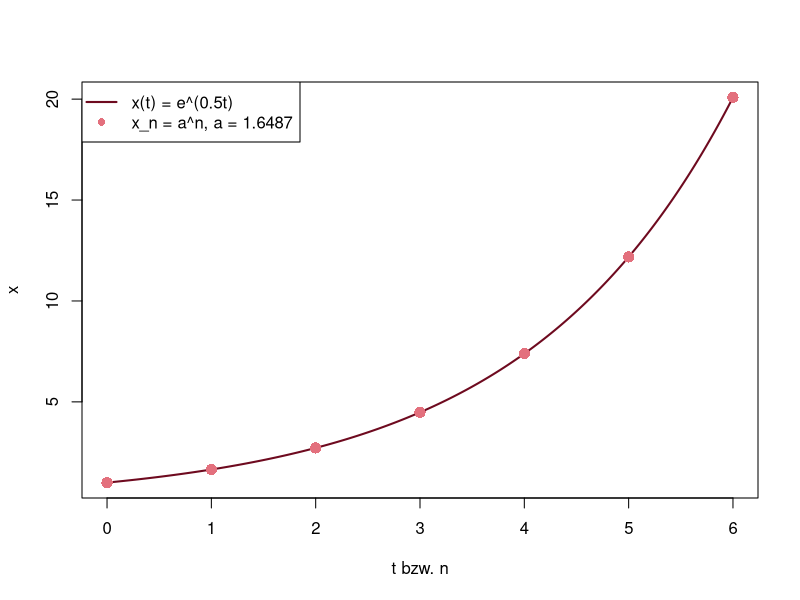

This figure's R source:
# Abb. 3.9: kontinuierliches und diskretes exponentielles Wachstum (Buch, Abschnitt 3.2, Gl. 3.17)
# x(t) = e^(0.5 t) und x_n = a^n mit a = e^0.5: zu den Zeiten t = n stimmen beide überein
# (c) 2026 Philipp Kügler · Programm zum Buch „Dynamische Systeme in den Lebenswissenschaften“ · MIT-Lizenz (siehe LICENSE)
t <- seq(0, 6, length.out = 300); n <- 0:6
a <- exp(0.5)
plot(t, exp(0.5 * t), type = "l", col = rgb(0.43, 0.04, 0.12), lwd = 2, xlab = "t bzw. n", ylab = "x")
points(n, a^n, pch = 16, cex = 1.5, col = rgb(0.89, 0.44, 0.49))
cat(sprintf("a = e^0.5 = %.4f;  a^6 = %.4f,  e^3 = %.4f\n", a, a^6, exp(3)))
legend("topleft", legend = c("x(t) = e^(0.5t)", sprintf("x_n = a^n, a = %.4f", a)), col = c(rgb(0.43, 0.04, 0.12), rgb(0.89, 0.44, 0.49)),
       lwd = c(2, NA), pch = c(NA, 16))
